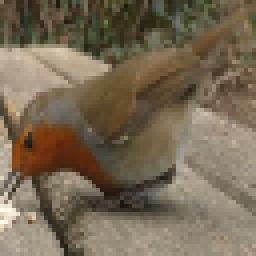
#> input picture MovementTracker/unrefinedBlobs/blob0.png, 64 x 64 px (shown 4 times larger)
$ python blobRefiner.py
#> lines starting #> are read from the running program, lines starting #| are printed output that depends on the picture
import cv2
import keyboard as kb
import os

if not os.path.exists("refinedBlobs"):
    os.mkdir("refinedBlobs")
    print("Created refinedBlobs folder.")

resize_res = (512, 512)

blob_counter = 0
saved_blob_counter = 0

"""
start_box = np.zeros((resize_res[1], resize_res[0], 3), dtype=np.uint8)
cv2.imshow("Press any key to begin", start_box)
cv2.waitKey(0)
cv2.destroyAllWindows()
"""

# Iterates through all blobs in the unrefinedBlobs folder and determines if they should be saved
while True:

    if os.path.exists("unrefinedBlobs/blob" + str(blob_counter) + ".png"):

        cur_blob = cv2.imread("unrefinedBlobs/blob" + str(blob_counter) + ".png")
#> cur_blob is the input picture: shape (64, 64, 3); mean B, G, R 84.5, 105.1, 119.2
        resized_blob = cv2.resize(cur_blob, resize_res)
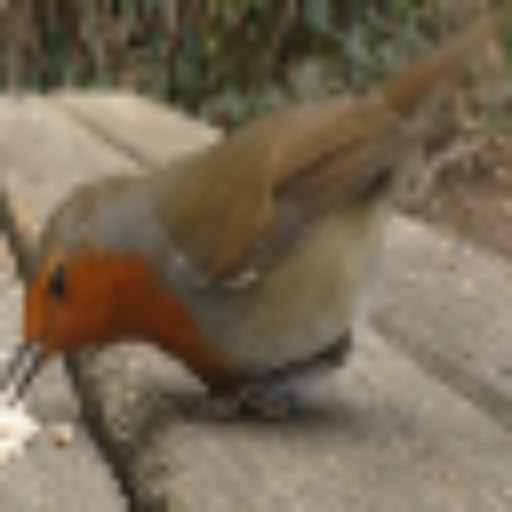
#> resized_blob: shape (512, 512, 3); mean B, G, R 84.4, 105, 119
        cv2.imshow("Current blob", resized_blob)
        cv2.waitKey(0)
        # Saves blob if user hits 'space'
        # Always saves first one because of weird interactions with the keyboard library
        if kb.is_pressed('space') or blob_counter == 0:
            cv2.imwrite("refinedBlobs/blob" + str(saved_blob_counter) + ".png", cur_blob)
            saved_blob_counter += 1
            print("Blob saved")
        elif kb.is_pressed('q'):
            break
        else:
            print("Blob discarded")

        blob_counter += 1

    else:
        break

cv2.destroyAllWindows()
print("No errors !")

$ run again, with MovementTracker/unrefinedBlobs/blob1.png copied over MovementTracker/unrefinedBlobs/blob0.png
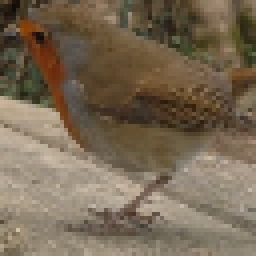
#> input picture MovementTracker/unrefinedBlobs/blob1.png, 64 x 64 px (shown 4 times larger)
#> cur_blob is the input picture: shape (64, 64, 3); mean B, G, R 84, 104.7, 120.2
#> `resized_blob = cv2.resize(cur_blob, resize_res)`:
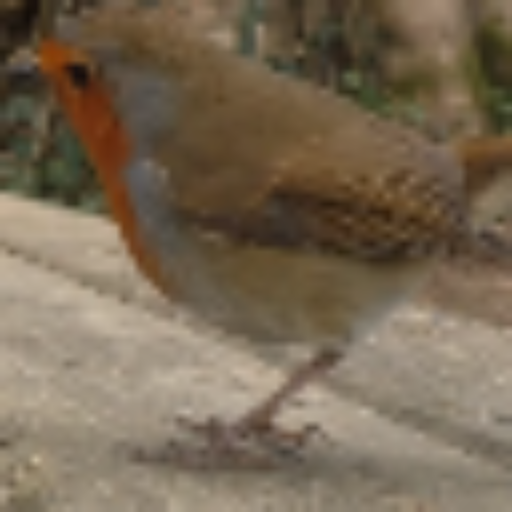
#> resized_blob: shape (512, 512, 3); mean B, G, R 83.9, 104.6, 120.1
